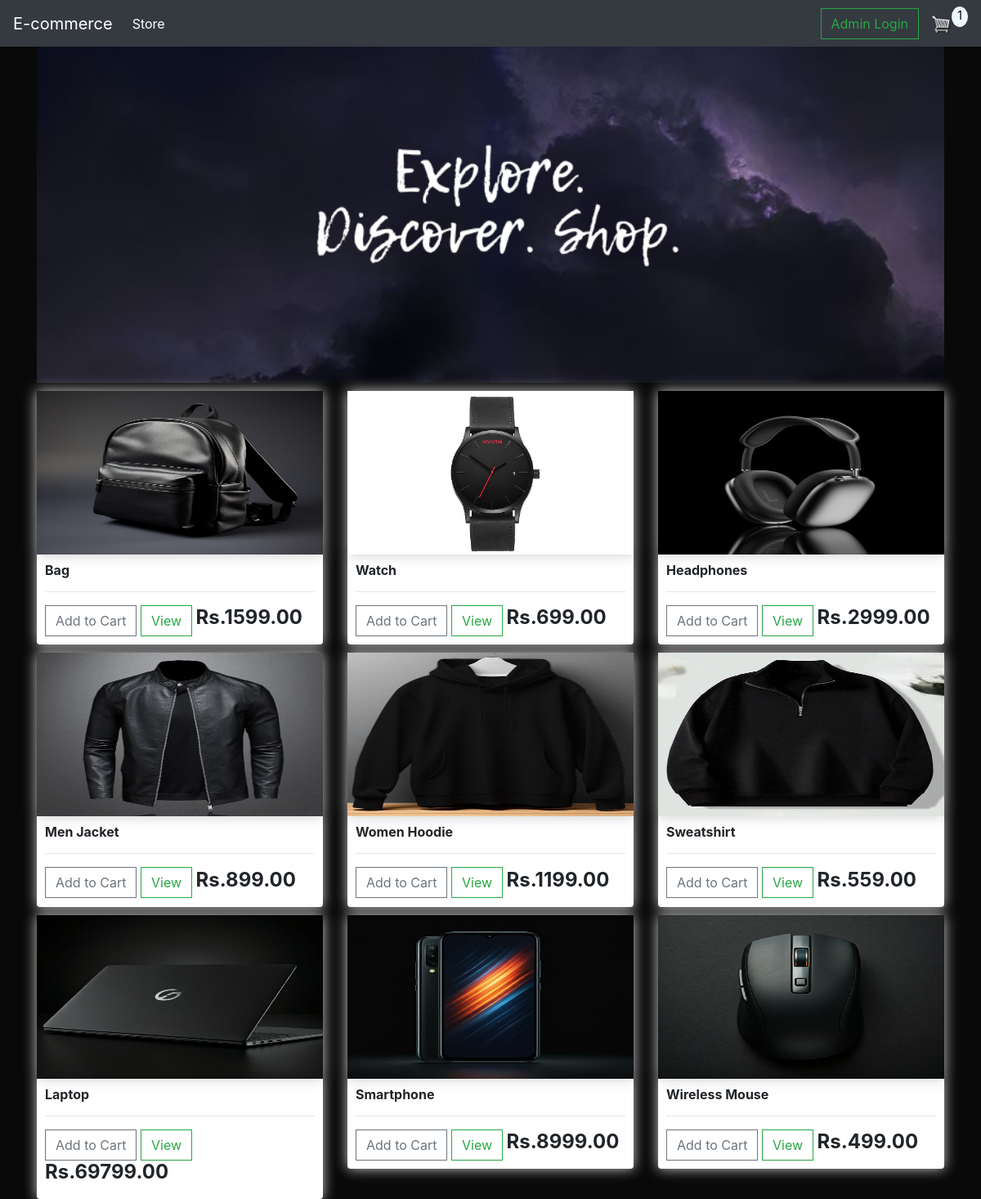
The app's page / (signed in) with its own data.
### store/models.py (models this page shows, shortened)
class Product(models.Model):
    name=models.CharField(max_length=200)
    price=models.FloatField()
    image=models.ImageField(null=True,blank=True)
    @property
    def imageURL(self):
        try:
            url=self.image.url
        except:
            url= ''
        return url

### store/views.py (the view)
# urls.py: path('', include('store.urls')),
def store(request):
    if request.user.is_authenticated:
        customer=request.user.customer
        order, created=Order.objects.get_or_create(customer=customer, complete=False)
        items= order.orderitem_set.all()
        cartItems=order.get_cart_items
    else:
        cookieData = cookieCart(request)
        cartItems = cookieData['cartItems']
    products=Product.objects.all()
    context = {'products' :products, 'cartItems':cartItems}
    return render(request, 'store/store.html', context)

### store/models.py (called while the page is built)
    @property
    def get_cart_items(self):
        orderitems=self.orderitem_set.all()
        total=sum([item.quantity for item in orderitems])
        return total

### store/templates/store/store.html
{% extends 'store/main.html' %}
{% load static %}
{% block content %}
<img class="banner" src="{% static 'images/banner.png' %}" alt="banner">
<div class="row">
    {% for product in products %}
    <div class="col-lg-4">
        <img class="thumbnail" src="{{product.imageURL}}" alt="item">
        <div class="box-element product">
            <h6><strong>{{product.name}}</strong></h6>
            <hr>
            <button data-product="{{product.id}}" data-action="add"   class="btn btn-outline-secondary add-btn update-cart">Add to Cart</button>
            <a class="btn btn-outline-success" href="{{product.imageURL}}">View</a>
              <h4 style="display: inline-block;"><strong>Rs.{{product.price|floatformat:2}}</strong></h4>
        </div>
    </div>
{% endfor %}
</div>
{% endblock content %}

### static/css/main.css (style rules this page uses)
body { background-color: rgb(9, 9, 9); }
.box-element { box-shadow: hsl(0,0%, 80%) 0 0 16px; background-color: #fff; border-radius: 4px; padding: 10px; }
.product { border-radius: 0 0 4px 4px; }
.col-lg-4, .col-lg-6, .col-lg-8, .col-lg-12 { margin-top: 10px; }
.banner { width: 100%; display: block; margin: auto; }
.thumbnail { width: 100%; height:200px; box-shadow: hsl(0,0%, 80%) 0 0 16px; }
.btn { border-radius: 0; }

### records on screen
Product: imageURL (picture), name "Bag", price "1599.00"
Product: imageURL (picture), name "Watch", price "699.00"
Product: imageURL (picture), name "Headphones", price "2999.00"
Product: imageURL (picture), name "Men Jacket", price "899.00"
Product: imageURL (picture), name "Women Hoodie", price "1199.00"
Product: imageURL (picture), name "Sweatshirt", price "559.00"
Product: imageURL (picture), name "Laptop", price "69799.00"
Product: imageURL (picture), name "Smartphone", price "8999.00"
Product: imageURL (picture), name "Wireless Mouse", price "499.00"

### other values on screen
{{ cartItems }} "1"
